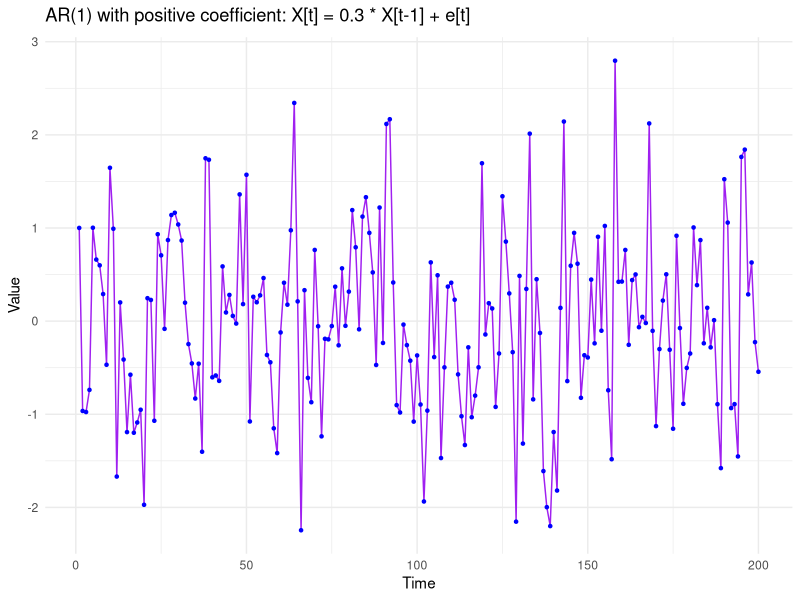
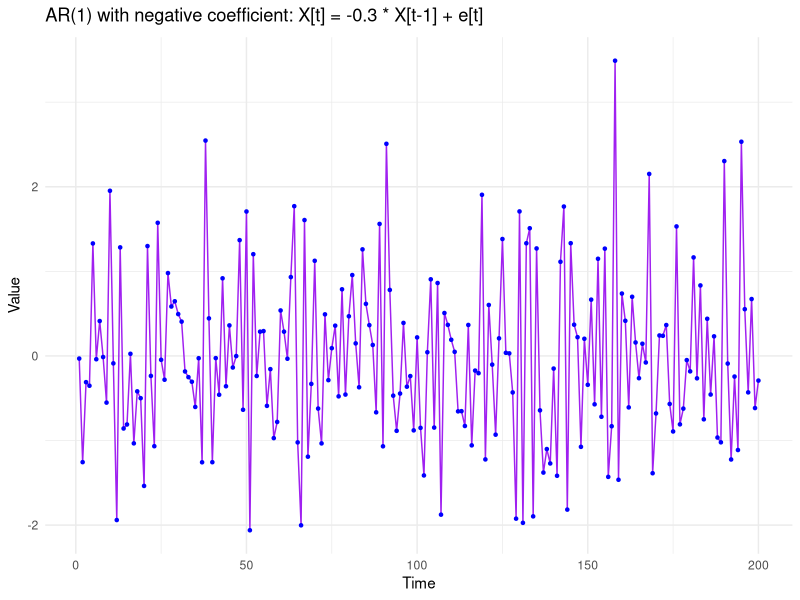
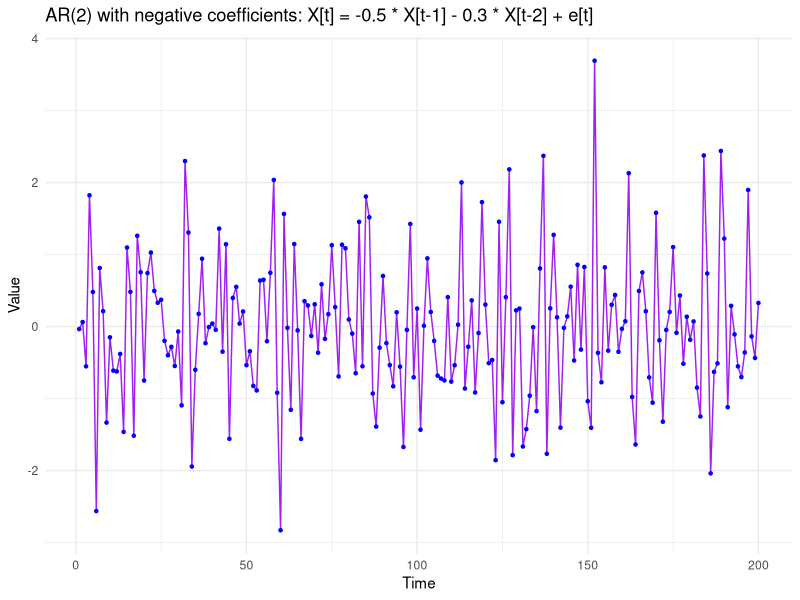
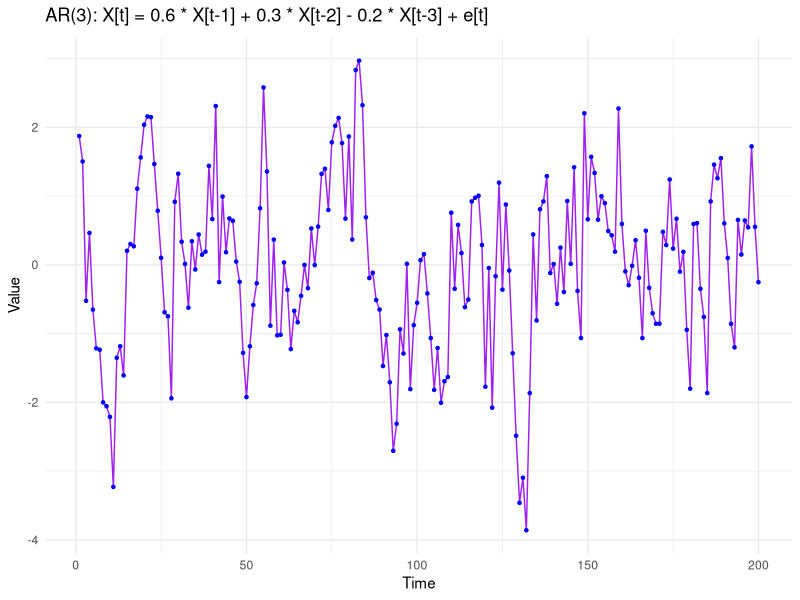

Generate these figures, in order, with R:
## ---- chunk 1
knitr::opts_chunk$set(echo = TRUE)
## ---- chunk 2
library(ggplot2)

set.seed(123)
# Function to plot AR(1) process
plot_ar1_process <- function(ar_coeffs, title_expression) {
  # Generate AR(1) process
  ar_process <- as.numeric(arima.sim(model = list(ar = ar_coeffs), n = 200))
  
  # Create data frame for plotting
  plot_data <- data.frame(Time = 1:200, AR_Oscillatory = ar_process)
  
  ggplot(plot_data, aes(x = Time, y = AR_Oscillatory)) + 
    geom_line(color = "purple") + 
    geom_point(color = "blue", size = 3, shape = 20) + 
    labs(
      title = title_expression,
      x = "Time", 
      y = "Value"
    ) +
    theme_minimal()
}
## ---- chunk 3
set.seed(123)
pos_ar1_process <- function(ar_coeffs = 0.3,
                             title_expression = expression("AR(1) with positive coefficient: X[t] = 0.3 * X[t-1] + e[t]")) {
  # Simulate AR(1) process
  ar_process <- as.numeric(arima.sim(model = list(ar = ar_coeffs), n = 200))
  
  # Create a data frame for plotting
  plot_data <- data.frame(Time = 1:200, AR_Oscillatory = ar_process)
  
  # Generate the plot using ggplot2
  ggplot(plot_data, aes(x = Time, y = AR_Oscillatory)) + 
    geom_line(color = "purple") + 
    geom_point(color = "blue", size = 1.5, shape = 20) + 
    labs(
      title = title_expression,
      x = "Time", 
      y = "Value"
    ) +
    theme_minimal()
}

pos_ar1_process()

## ---- chunk 4

set.seed(123)

neg_ar1_process <- function(ar_coeffs = -0.3,
                             title_expression = expression("AR(1) with negative coefficient: X[t] = -0.3 * X[t-1] + e[t]")) {
  # Simulate AR(1) process
  ar_process <- as.numeric(arima.sim(model = list(ar = ar_coeffs), n = 200))
  
  # Create a data frame for plotting
  plot_data <- data.frame(Time = 1:200, AR_Oscillatory = ar_process)
  
  # Generate the plot using ggplot2
  ggplot(plot_data, aes(x = Time, y = AR_Oscillatory)) + 
    geom_line(color = "purple") + 
    geom_point(color = "blue", size = 1.5, shape = 20) + 
    labs(
      title = title_expression,
      x = "Time", 
      y = "Value"
    ) +
    theme_minimal()
}

neg_ar1_process()

## ---- chunk 5
set.seed(123)

# Function to plot AR(2) process with negative coefficients
neg_ar2_process <- function(ar_coeffs = c(-0.1, -0.3), 
                             title_expression = expression("AR(2) with negative coefficients: X[t] = -0.5 * X[t-1] - 0.3 * X[t-2] + e[t]")) {
  # Generate AR(2) process
  ar_process <- as.numeric(arima.sim(model = list(ar = ar_coeffs), n = 200))
  
  # Create data frame for plotting
  plot_data <- data.frame(Time = 1:200, AR_Oscillatory = ar_process)
  
  # Generate the plot
  ggplot(plot_data, aes(x = Time, y = AR_Oscillatory)) + 
    geom_line(color = "purple") + 
    geom_point(color = "blue", size = 1.5, shape = 20) + 
    labs(
      title = title_expression,
      x = "Time", 
      y = "Value"
    ) +
    theme_minimal()
}

# Call the function to plot the AR(2) process
neg_ar2_process()
## ---- chunk 6
set.seed(123)
# Function to plot AR(1) process
plot_ar3_process <- function(ar_coeffs, title_expression) {
  # Generate AR(1) process
  ar_process <- as.numeric(arima.sim(model = list(ar = ar_coeffs), n = 200))
  
  # Create data frame for plotting
  plot_data <- data.frame(Time = 1:200, AR_Oscillatory = ar_process)
  
  ggplot(plot_data, aes(x = Time, y = AR_Oscillatory)) + 
    geom_line(color = "purple") + 
    geom_point(color = "blue", size = 3, shape = 20) + 
    labs(
      title = title_expression,
      x = "Time", 
      y = "Value"
    ) +
    theme_minimal()
}

## ---- chunk 7
set.seed(123)

# Function to plot AR(3) process
plot_ar3_process <- function(ar_coeffs = c(0.6, 0.3, -0.2), 
                             title_expression = expression("AR(3): X[t] = 0.6 * X[t-1] + 0.3 * X[t-2] - 0.2 * X[t-3] + e[t]")) {
  # Generate AR(3) process
  ar_process <- as.numeric(arima.sim(model = list(ar = ar_coeffs), n = 200))
  
  # Create data frame for plotting
  plot_data <- data.frame(Time = 1:200, AR_Oscillatory = ar_process)
  
  # Generate the plot
  ggplot(plot_data, aes(x = Time, y = AR_Oscillatory)) + 
    geom_line(color = "purple") + 
    geom_point(color = "blue", size = 1.5, shape = 20) + 
    labs(
      title = title_expression,
      x = "Time", 
      y = "Value"
    ) +
    theme_minimal()
}

# Call the function to plot the AR(3) process
plot_ar3_process()
